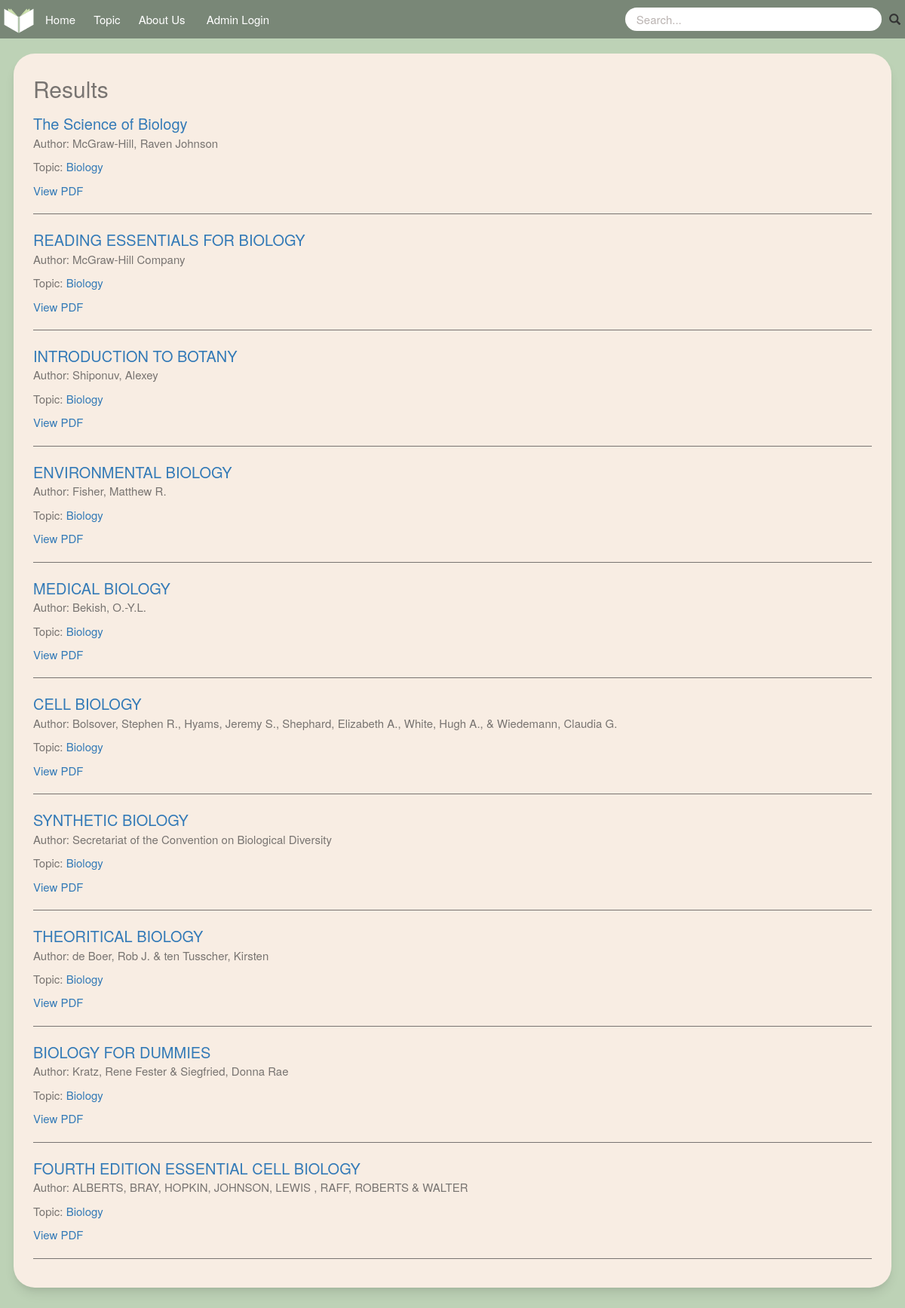
The app's page /filter/Biology with its own data.
### models.py (models this page shows, shortened)
class Book(db.Model):
    __bind_key__ = 'books'
    id = db.Column(db.Integer, primary_key=True)
    title = db.Column(db.String(400), nullable=False)
    author = db.Column(db.String(400), nullable=False)
    url = db.Column(db.String(600), nullable=False)
    topic = db.Column(db.String(20), nullable=False)
    summary = db.Column(db.Text, nullable=False)
    date_created = db.Column(db.DateTime, default=datetime.utcnow)

### main.py (the view)
@main.route('/filter/<string:topic>')
def filter(topic):
    form = request.form
    books = Book.query.filter_by(topic=topic).all()
    return render_template('search.html', books=books)

### templates/search.html (shortened to what this page needs)
{% extends 'base.html' %}
{% block body %}
<div class="panel" style="width: 97%; overflow: auto; margin: 2rem auto; align-self: center;">
    <div style="overflow-y: scroll; max-height:80vh;">
        <p style="font-size: 3rem;">Results</p>
        {% if books|length < 1 %}
        <p>No results found</p>
        {% else %}
        {% for book in books %}
        <a href="/book/{{book.id}}" style="font-size: 2rem;">{{book.title}}</a>
        <p>Author: {{book.author}}</p>
        <p>Topic:<a href='/filter/{{book.topic}}'> {{book.topic}}</a></p>
        <a href={{book.url}} target="_blank" rel="noopener noreferrer">View PDF</a>
        <hr style="background-color: #787471ff; height: 1px; border: 0;">
        {% endfor %}
        {% endif %}
    </div>
</div>
{% endblock %}

### static/css/main.css (style rules this page uses)
body { font-size:1.5rem; background-color: #bdd2b6ff; }
.panel { background-color: #f8ede3ff; border-radius: 28px; padding: 2.5rem; margin: 0.75rem; color: #787471ff; --tw-shadow: 0 10px 15px -3px rgba(0, 0, 0, 0.1), 0 4px 6px -2px rgba(0, 0, 0, 0.05); box-shadow: var(--tw-ring-offset-shadow, 0 0 #0000), var(--tw-ring-shadow, 0 0 #0000), var(--tw-shadow); height: fit-content; width: fit-content; overflow: auto; }

### records on screen
Book: title "The Science of Biology", author "McGraw-Hill, Raven Johnson", topic "Biology"
Book: title "READING ESSENTIALS FOR BIOLOGY", author "McGraw-Hill Company", topic "Biology"
Book: title "INTRODUCTION TO BOTANY", author "Shiponuv, Alexey", topic "Biology"
Book: title "ENVIRONMENTAL BIOLOGY", author "Fisher, Matthew R.", topic "Biology"
Book: title "MEDICAL BIOLOGY", author "Bekish, O.-Y.L.", topic "Biology"
Book: title "CELL BIOLOGY", author "Bolsover, Stephen R., Hyams, Jeremy S., Shephard, Elizabeth A., White, Hugh A., & Wiedemann, Claudia G.", topic "Biology"
Book: title "SYNTHETIC BIOLOGY", author "Secretariat of the Convention on Biological Diversity", topic "Biology"
Book: title "THEORITICAL BIOLOGY", author "de Boer, Rob J. & ten Tusscher, Kirsten", topic "Biology"
Book: title "BIOLOGY FOR DUMMIES", author "Kratz, Rene Fester & Siegfried, Donna Rae", topic "Biology"
Book: title "FOURTH EDITION ESSENTIAL CELL BIOLOGY", author "ALBERTS, BRAY, HOPKIN, JOHNSON, LEWIS , RAFF, ROBERTS & WALTER", topic "Biology"
